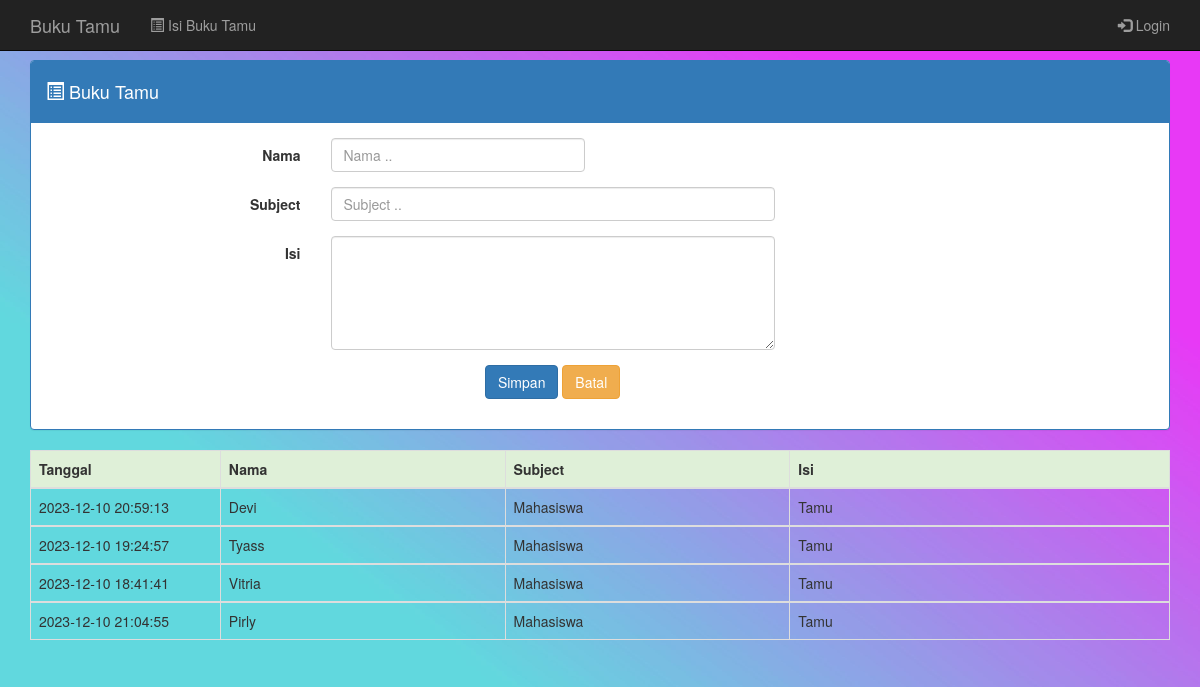
The page / on the database its author committed.
### tables this page shows
CREATE TABLE `table_buku_tamu` (
  `id` int(11) NOT NULL,
  `nama` varchar(50) NOT NULL,
  `subject` varchar(150) NOT NULL,
  `isi` text NOT NULL,
  `tanggal` timestamp NOT NULL DEFAULT CURRENT_TIMESTAMP ON UPDATE CURRENT_TIMESTAMP
);

### class.buku.php (the view, shortened to what this page needs)
<?php
class buku_tamu{
	private $db;
	function __construct($DB_con){
		$this->db = $DB_con;
	}
	public function tampildata($query,$tampil){
		$stmt = $this->db->prepare($query);
		$stmt->execute();
		while ($row=$stmt->fetch(PDO::FETCH_ASSOC)) {
			?>
			<tbody>
				<tr>
					<td><?php echo $row['tanggal']; ?></td>
					<td><?php echo $row['nama']; ?></td>
					<td><?php echo $row['subject']; ?></td>
					<td><?php echo $row['isi']; ?></td>
				</tr>
			</tbody>
			<?php
		}
	}
}
?>

### header.php (shortened to what this page needs)
<!DOCTYPE html>
<html lang="en">
<head>
	<link rel="stylesheet" href="css/bootstrap.css">
</head>
<nav class="navbar navbar-inverse navbar-fixed-top">
	<div class="container">
		<div class="navbar-header">
			<a class="navbar-brand" href="index.php">Buku Tamu</a>
		</div>
		<div id="navbar" class="navbar-collapse collapse">
			<ul class="nav navbar-nav">
				<li><a id="pesan_sedia" href="#" data-toggle="modal" data-target="#myModal"><span class='glyphicon glyphicon-list-alt'></span>  Isi Buku Tamu</a></li>
			</ul>
			<ul class="nav navbar-nav navbar-right">
				<li><a href="admin/"><span class="glyphicon glyphicon-log-in"></span> Login</a></li>
			</ul>
		</div>
	</div>
</nav>

### index.php (shortened to what this page needs)
<?php
include_once 'dbconfig.php';
?>
<?php include_once 'header.php'; ?>
<br/><br/><br/>
<div class="container">
	<div class="panel panel-primary">
		<div class="panel-heading"><h4><i class="glyphicon glyphicon-list-alt"></i> Buku Tamu</h4></div>
			<div class="panel-body">
			<form class="form-horizontal" role="form" method="post">
				<div class="form-group">
					<label class="control-label col-sm-3">Nama</label>
					<div class="col-sm-3">
						<input type="text" name="nama" class="form-control" placeholder="Nama .." required>
					</div>
				</div>
				<div class="form-group">
					<label class="control-label col-sm-3" required>Subject</label>
					<div class="col-sm-5">
						<input type="text" name="subject" class="form-control" placeholder="Subject ..">
					</div>
				</div>
				<div class="form-group">
					<label class="control-label col-sm-3">Isi</label>
						<div class="col-sm-5">
						<textarea name="isi" class="form-control" rows="5" id="comment"></textarea>
						</div>
				</div>
				<div class="form-group" align="center">
					<label class="control-label col-sm-3"></label>
					<div class="col-sm-5">
						<button type="submit" name="btn-simpan" class="btn btn-primary">Simpan</button>
						<button type="reset" class="btn btn-warning">Batal</button>
					</div>
				</div>
			</form>
		</div>
	</div>
</div>
<div class="container">
<table class="table table-bordered">
	<thead>
		<tr class="success">
			<th class="col-sm-2">Tanggal</th>
			<th class="col-sm-3">Nama</th>
			<th class="col-sm-3">Subject</th>
			<th class="col-sm-5">Isi</th>
		</tr>
	</thead>
	<?php
	$tampil = 'depan';
	$query = "SELECT * FROM table_buku_tamu";
	$buku->tampildata($query,$tampil);
	?>
</table>
</div>

### header.php (style rules this page uses)
.container { background: auto; }

### rows shown on the page
table_buku_tamu: tanggal "2023-12-10 20:59:13", nama "Devi", subject "Mahasiswa", isi "Tamu"
table_buku_tamu: tanggal "2023-12-10 19:24:57", nama "Tyass", subject "Mahasiswa", isi "Tamu"
table_buku_tamu: tanggal "2023-12-10 18:41:41", nama "Vitria", subject "Mahasiswa", isi "Tamu"
table_buku_tamu: tanggal "2023-12-10 21:04:55", nama "Pirly", subject "Mahasiswa", isi "Tamu"
